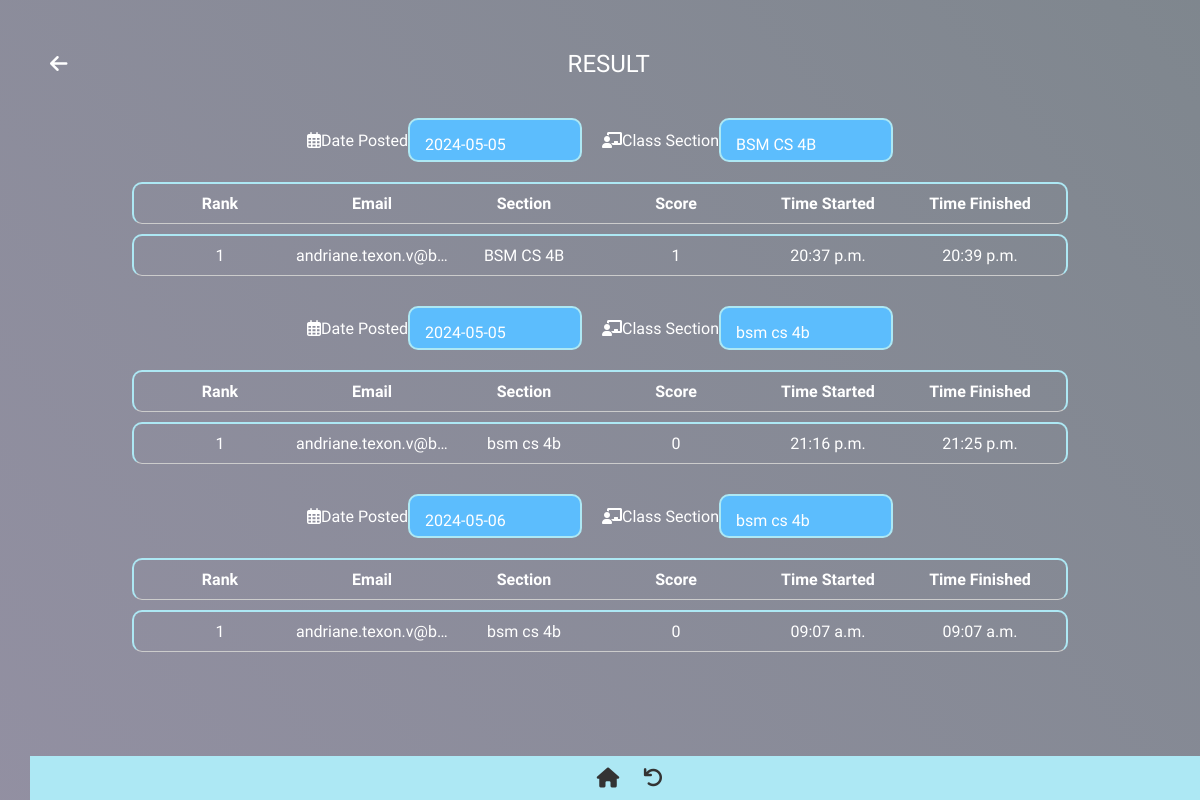
/result-all, run on the app's committed database.
### quiz/models.py (models this page shows, shortened)
class QuizSetting(models.Model):
    user = models.ForeignKey(User, on_delete=models.CASCADE, null=True, blank=True)
    select_data = models.DateField(_('Select Date'))
    start_time = models.TimeField(_('Start Time'))
    end_time = models.TimeField(_('End Time'))
    section = models.CharField(_('Section'), max_length=255, null=True, blank=True)
    end_date = models.DateField(_('End Date'), blank = True, null=True)
    show_correct_answer = models.CharField(_('Show Answer'), max_length=255, blank=True, null=True)
    show_solution = models.CharField(_('Show Solution'), max_length=255, blank=True, null=True)
    question_timer = models.IntegerField(_('Question Timer'), default=10)

class ResultActual(models.Model):
    user = models.ForeignKey(User,on_delete=models.CASCADE)
    quiz_setting = models.ForeignKey(QuizSetting,on_delete =models.CASCADE,blank=True, null=True)
    question = models.ForeignKey(ActualQuiz, on_delete=models.CASCADE)
    score = models.IntegerField(default=0)
    user_answer = models.CharField(max_length=100, null=False)
    time_finished = models.DateTimeField(default=timezone.now)

class User(AbstractUser):
    email = models.EmailField(_('email address'), unique=True)
    username = models.CharField(_('username'), max_length=150, unique=True, blank=True,null=True)
    def __str__(self):
        return self.email

### quiz/views.py (the view)
# urls.py: path('result-all',views.result_all_actual, name='result-all'),
def result_all_actual(request):
    result_actual = ResultActual.objects.all()
    latest_results = {}
    for result in result_actual:
        if result.quiz_setting:
            quiz_setting_id = result.quiz_setting.id
            user_id = result.user.id
            if (quiz_setting_id, user_id) not in latest_results or result.time_finished > latest_results[(quiz_setting_id, user_id)].time_finished:
                latest_results[(quiz_setting_id, user_id)] = result
    for key, result in latest_results.items():
        result.total_score = ResultActual.objects.filter(quiz_setting=result.quiz_setting, user=result.user).aggregate(total_score=Sum('score'))['total_score']
    latest_results_list = [
        {
            'result': result,
            'total_score': result.total_score,
        }
        for result in latest_results.values()
    ]
    latest_results_list.sort(key=itemgetter('total_score'), reverse=True)
    grouped_results = {}
    for section_select_data, group in groupby(latest_results_list, key=lambda x: (x['result'].quiz_setting.section, x['result'].quiz_setting.select_data)):
        grouped_results[section_select_data] = list(group)
    return render(request, 'results/result_all_actual.html', {'grouped_results': grouped_results})

### templates/results/result_all_actual.html (shortened to what this page needs)
<!DOCTYPE html>
<html lang="en">
<head>
    {% load static %}
    <link rel="stylesheet" href="https://cdnjs.cloudflare.com/ajax/libs/font-awesome/6.0.0/css/all.min.css">
    <link rel="stylesheet" href="{% static 'css/result/resultAll.css' %}">
</head>
<body>
    <div class="header">
        <div class="back-button">
            <a href="{% url 'professor-home' %}" style="color:white;">
                <i class="fas fa-arrow-left"></i>
            </a>
        </div>
        <div class="result-text">RESULT</div>
    </div>
    {% for section_select_data, results_list in grouped_results.items %}
    <div class="section-container">
        <div class="section">
            <i class="far fa-calendar-alt"></i>
            <span> Date Posted</span>
            <div class="container">
                {{ section_select_data.1|date:"Y-m-d" }}
            </div>
        </div>
        <div class="section">
            <i class="fas fa-chalkboard-teacher"></i>
            <span> Class Section</span>
            <div class="container">
                {{ section_select_data.0 }}
            </div>
        </div>
    </div>
    <div class="leaderboard">
        <div class="leaderboard-entry">
            <span class="entry-data"><strong>Rank</strong></span>
            <span class="entry-data"><strong>Email</strong></span>
            <span class="entry-data"><strong>Section</strong></span>
            <span class="entry-data"><strong>Score</strong></span>
            <span class="entry-data"><strong>Time Started</strong></span>
            <span class="entry-data"><strong>Time Finished</strong></span>
        </div>
        {% for result in results_list %}
        <div class="leaderboard-entry">
            <span class="entry-data">{{ forloop.counter }}</span>
            <span class="entry-data">{{ result.result.user }}</span>
            {% if result.result.quiz_setting.section %}
            <span class="entry-data">{{ result.result.quiz_setting.section }}</span>
            {% else %}
            <span class="entry-data">No section Provided</span>
            {% endif %}
            <span class="entry-data">{{ result.result.total_score }}</span>
            <span class="entry-data">{{ result.result.quiz_setting.start_time|time:"H:i a" }}</span>
            <span class="entry-data">{{ result.result.time_finished|time:"H:i a" }}</span>
        </div>
        {% endfor %}
    </div>
    {% endfor %}
    <nav class="bottom-nav">
        <a href="{% url 'home' %}"><i class="fas fa-home"></i></a>
        <a href="{% url 'professor-home' %}" onclick="window.history.back();"><i class="fa-solid fa-arrow-rotate-left"></i></a>
    </nav>
</body>
</html>

### static/css/result/resultAll.css (style rules this page uses)
body { margin: 30px; padding: 0; font-family: 'Nova Square', sans-serif; background: linear-gradient(232deg, rgba(0, 15, 30, 0.5), rgba(38, 33, 69, 0.5)), url('/static/img/bg.jpg'); background-size: cover; background-repeat: no-repeat; background-attachment: fixed; }
.header { color: #fff; padding: 20px; text-align: center; display: flex; justify-content: space-between; align-items: center; }
.back-button { font-size: 20px; }
.result-text { font-size: 24px; flex: 1; }
.section-container { display: flex; justify-content: center; align-items: center; margin: 20px 0; }
.section { display: flex; align-items: center; color: #fff; margin: 0 10px; }
.container { background-color: #5cbdfd; padding: 15px; height: 10px; width: 140px; border-radius: 10px; border: 2px solid #ade8f4; }
.leaderboard { display: flex; flex-direction: column; align-items: center; color: #fff; margin-bottom: 20px; }
.leaderboard-entry { display: flex; justify-content: space-between; border-radius: 10px; border: 2px solid #ade8f4; padding: 10px; width: 80%; margin-bottom: 10px; }
.entry-data { flex: 1; text-align: center; }

### templates/results/result_all_actual.html (style rules this page uses)
.bottom-nav { position: fixed; bottom: 0; width: 100%; background-color: #ade8f4; text-align: center; padding: 10px 0; }
.bottom-nav a { display: inline-block; margin: 0 10px; color: #333; font-size: 20px; text-decoration: none; }
.leaderboard { width: 100%; overflow-x: auto; }
.leaderboard-entry { display: flex; justify-content: space-between; padding: 10px; border-bottom: 1px solid #ccc; }
.entry-data { flex: 1; text-align: center; overflow-x: hidden; white-space: nowrap; text-overflow: ellipsis; }

### data on the page
QuizSetting: select_data "2024-05-05", section "BSM CS 4B"
ResultActual: result.user "andriane.texon.v@b…", result.quiz_setting.section "BSM CS 4B", result.total_score "1", result.quiz_setting.start_time "20:37 p.m.", result.time_finished "20:39 p.m."
QuizSetting: select_data "2024-05-05", section "bsm cs 4b"
ResultActual: result.user "andriane.texon.v@b…", result.quiz_setting.section "bsm cs 4b", result.total_score "0", result.quiz_setting.start_time "21:16 p.m.", result.time_finished "21:25 p.m."
QuizSetting: select_data "2024-05-06", section "bsm cs 4b"
ResultActual: result.user "andriane.texon.v@b…", result.quiz_setting.section "bsm cs 4b", result.total_score "0", result.quiz_setting.start_time "09:07 a.m.", result.time_finished "09:07 a.m."
